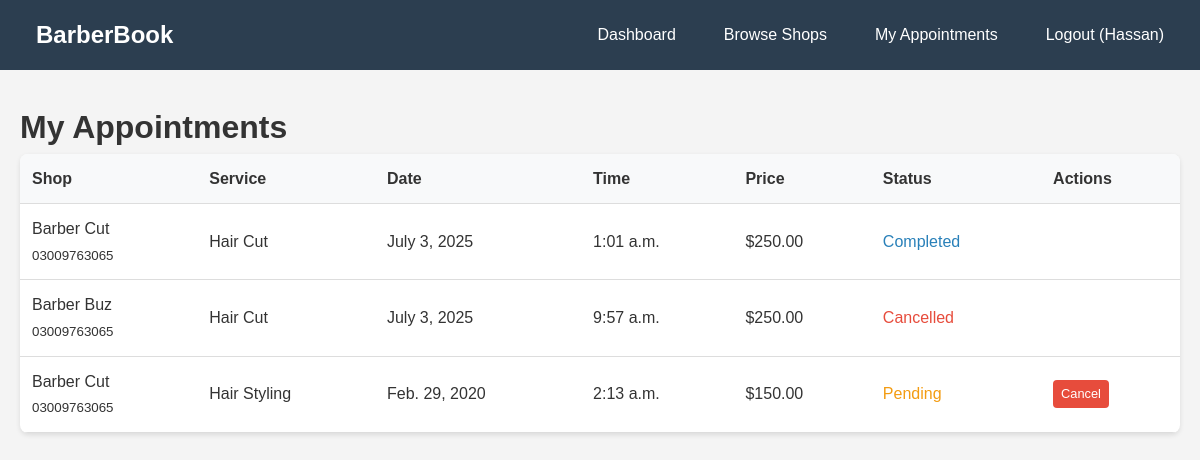
The page /my-appointments/ (signed in) on the database its author committed.
### barber_app/models.py (models this page shows, shortened)
class Appointment(models.Model):
    STATUS_CHOICES = (
        ('pending', 'Pending'),
        ('confirmed', 'Confirmed'),
        ('completed', 'Completed'),
        ('cancelled', 'Cancelled'),
    )
    customer = models.ForeignKey(User, on_delete=models.CASCADE)
    shop = models.ForeignKey(BarberShop, on_delete=models.CASCADE)
    service = models.ForeignKey(Service, on_delete=models.CASCADE)
    appointment_date = models.DateField()
    appointment_time = models.TimeField()
    status = models.CharField(max_length=20, choices=STATUS_CHOICES, default='pending')
    notes = models.TextField(blank=True)
    created_at = models.DateTimeField(auto_now_add=True)
    class Meta:
        unique_together = ['shop', 'appointment_date', 'appointment_time']

class BarberShop(models.Model):
    owner = models.ForeignKey(User, on_delete=models.CASCADE)
    name = models.CharField(max_length=100)
    address = models.TextField()
    phone = models.CharField(max_length=15)
    email = models.EmailField()
    description = models.TextField(blank=True)
    opening_time = models.TimeField()
    closing_time = models.TimeField()
    created_at = models.DateTimeField(auto_now_add=True)

class Service(models.Model):
    shop = models.ForeignKey(BarberShop, on_delete=models.CASCADE, related_name='services')
    name = models.CharField(max_length=100)
    description = models.TextField(blank=True)
    price = models.DecimalField(max_digits=8, decimal_places=2)
    duration_minutes = models.IntegerField(validators=[MinValueValidator(15), MaxValueValidator(300)])

### barber_app/views.py (the view)
# urls.py: path('my-appointments/', views.my_appointments, name='my_appointments'),
@login_required
def my_appointments(request):
    appointments = Appointment.objects.filter(customer=request.user).order_by('-appointment_date')
    return render(request, 'appointments/my_appointments.html', {'appointments': appointments})

### templates/appointments/my_appointments.html (shortened to what this page needs)
{% extends 'base.html' %}
{% block content %}
<h1>My Appointments</h1>
{% if appointments %}
<table>
    <thead>
        <tr>
            <th>Shop</th>
            <th>Service</th>
            <th>Date</th>
            <th>Time</th>
            <th>Price</th>
            <th>Status</th>
            <th>Actions</th>
        </tr>
    </thead>
    <tbody>
        {% for appointment in appointments %}
        <tr>
            <td>
                {{ appointment.shop.name }}
                <br><small>{{ appointment.shop.phone }}</small>
            </td>
            <td>{{ appointment.service.name }}</td>
            <td>{{ appointment.appointment_date }}</td>
            <td>{{ appointment.appointment_time }}</td>
            <td>${{ appointment.service.price }}</td>
            <td class="status-{{ appointment.status }}">{{ appointment.get_status_display }}</td>
            <td>
                {% if appointment.status in 'pending,confirmed' %}
                <a href="{% url 'cancel_appointment' appointment.id %}" class="btn btn-danger"
                    style="font-size: 0.8rem; padding: 0.25rem 0.5rem;"
                    onclick="return confirm('Are you sure you want to cancel this appointment?')">Cancel</a>
                {% endif %}
            </td>
        </tr>
        {% endfor %}
    </tbody>
</table>
{% else %}
<div class="card">
    <p>No appointments yet. <a href="{% url 'shop_list' %}">Browse shops</a> to book your first appointment!</p>
</div>
{% endif %}
{% endblock %}

### templates/base.html (shortened to what this page needs)
<!DOCTYPE html>
<html lang="en">
<head>
</head>
<body>
    <header>
        <nav class="container">
            <h1><a href="{% url 'home' %}" style="color: white; text-decoration: none;">BarberBook</a></h1>
            <ul>
                {% if user.is_authenticated %}
                <li><a href="{% url 'dashboard' %}">Dashboard</a></li>
                <li><a href="{% url 'shop_list' %}">Browse Shops</a></li>
                {% if user.userprofile.user_type == 'customer' %}
                <li><a href="{% url 'my_appointments' %}">My Appointments</a></li>
                {% else %}
                <li><a href="{% url 'manage_shop' %}">Manage Shop</a></li>
                <li><a href="{% url 'shop_appointments' %}">Appointments</a></li>
                {% endif %}
                <li><a href="{% url 'logout' %}">Logout ({{ user.username }})</a></li>
                {% else %}
                <li><a href="{% url 'shop_list' %}">Browse Shops</a></li>
                <li><a href="{% url 'login' %}">Login</a></li>
                <li><a href="{% url 'register' %}">Register</a></li>
                {% endif %}
            </ul>
        </nav>
    </header>
    <main class="container">
        {% block content %}
        {% endblock %}
    </main>
</body>
</html>

### templates/base.html (style rules this page uses)
* { margin: 0; padding: 0; box-sizing: border-box; }
body { font-family: Arial, sans-serif; line-height: 1.6; color: #333; background-color: #f4f4f4; }
.container { max-width: 1200px; margin: 0 auto; padding: 0 20px; }
header { background: #2c3e50; color: white; padding: 1rem 0; margin-bottom: 2rem; }
nav { display: flex; justify-content: space-between; align-items: center; }
nav h1 { font-size: 1.5rem; }
nav ul { list-style: none; display: flex; gap: 1rem; }
nav a { color: white; text-decoration: none; padding: 0.5rem 1rem; border-radius: 4px; transition: background 0.3s; }
.btn { display: inline-block; background: #3498db; color: white; padding: 0.5rem 1rem; text-decoration: none; border-radius: 4px; border: none; cursor: pointer; transition: background 0.3s; }
.btn-danger { background: #e74c3c; }
table { width: 100%; border-collapse: collapse; background: white; border-radius: 8px; overflow: hidden; box-shadow: 0 2px 5px rgba(0, 0, 0, 0.1); }
th, td { padding: 0.75rem; text-align: left; border-bottom: 1px solid #ddd; }
th { background: #f8f9fa; font-weight: bold; }
.status-pending { color: #f39c12; }
.status-completed { color: #2980b9; }
.status-cancelled { color: #e74c3c; }

### rows shown on the page
Appointment: shop.name "Barber Cut", shop.phone "03009763065", service.name "Hair Cut", appointment_date "July 3, 2025", appointment_time "1:01 a.m.", service.price "250.00", status "Completed"
Appointment: shop.name "Barber Buz", shop.phone "03009763065", service.name "Hair Cut", appointment_date "July 3, 2025", appointment_time "9:57 a.m.", service.price "250.00", status "Cancelled"
Appointment: shop.name "Barber Cut", shop.phone "03009763065", service.name "Hair Styling", appointment_date "Feb. 29, 2020", appointment_time "2:13 a.m.", service.price "150.00", status "Pending", shows "Cancel"

### other values the page prints
{{ user.username }} "Hassan"
